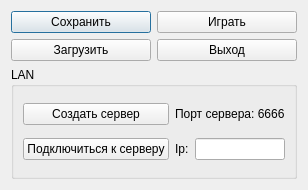
<?xml version="1.0" encoding="UTF-8"?>
<ui version="4.0">
 <class>Menu</class>
 <widget class="QDialog" name="Menu">
  <property name="geometry">
   <rect>
    <x>0</x>
    <y>0</y>
    <width>296</width>
    <height>190</height>
   </rect>
  </property>
  <property name="windowTitle">
   <string>Главное меню</string>
  </property>
  <layout class="QGridLayout" name="gridLayout_2">
   <item row="0" column="0">
    <widget class="QPushButton" name="bSave">
     <property name="text">
      <string>Сохранить</string>
     </property>
    </widget>
   </item>
   <item row="0" column="1">
    <widget class="QPushButton" name="bStart">
     <property name="text">
      <string>Играть</string>
     </property>
    </widget>
   </item>
   <item row="1" column="0">
    <widget class="QPushButton" name="bLoad">
     <property name="text">
      <string>Загрузить</string>
     </property>
    </widget>
   </item>
   <item row="1" column="1">
    <widget class="QPushButton" name="bExit">
     <property name="text">
      <string>Выход</string>
     </property>
    </widget>
   </item>
   <item row="2" column="0" colspan="2">
    <widget class="QGroupBox" name="groupBox">
     <property name="title">
      <string>LAN</string>
     </property>
     <layout class="QGridLayout" name="gridLayout">
      <item row="0" column="0">
       <widget class="QPushButton" name="createServer">
        <property name="text">
         <string>Создать сервер</string>
        </property>
       </widget>
      </item>
      <item row="1" column="1">
       <widget class="QLabel" name="label_2">
        <property name="text">
         <string>Ip:</string>
        </property>
       </widget>
      </item>
      <item row="1" column="0">
       <widget class="QPushButton" name="connectServer">
        <property name="text">
         <string>Подключиться к серверу</string>
        </property>
       </widget>
      </item>
      <item row="1" column="2">
       <widget class="QLineEdit" name="connectedIp"/>
      </item>
      <item row="0" column="1" colspan="2">
       <widget class="QLabel" name="label">
        <property name="text">
         <string>Порт сервера: 6666</string>
        </property>
       </widget>
      </item>
     </layout>
    </widget>
   </item>
  </layout>
 </widget>
 <resources/>
 <connections/>
</ui>
